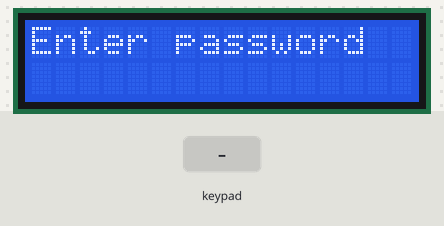
The sketch below on a simulated Arduino Uno, built with avr-gcc and run on an emulated ATmega328P. Shown: 16×2 character LCD. The test bench sets the inputs (shaded band). EEPROM starts erased.

Above: at 3.2 s.
3.3 s: keypad keys 6 7 8 9 # pressed 0.4 s apart
At 5.8 s:
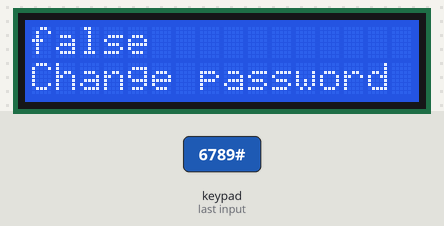
8.2 s: key 'A' pressed
At 9.3 s:
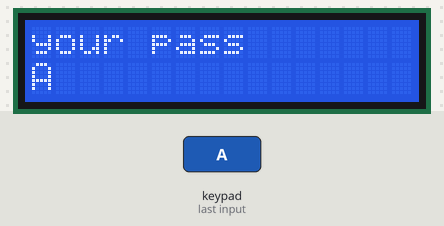
9.7 s: keypad keys 6 7 8 9 * pressed 0.4 s apart
At 12.6 s:
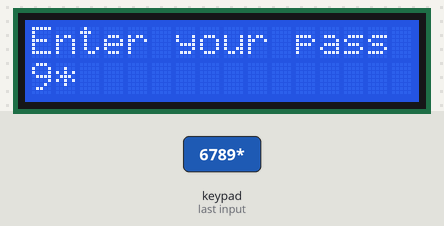
13.7 s: key 'B' pressed
At 14.8 s:
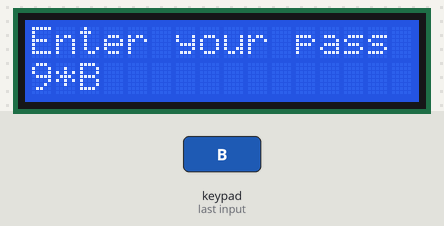
15.2 s: key 'C' pressed
At 15.3 s:
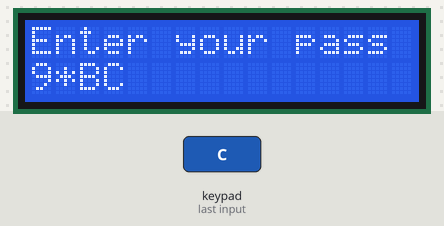
16.9 s: keypad keys 6 7 8 9 A pressed 0.4 s apart
At 20.7 s:
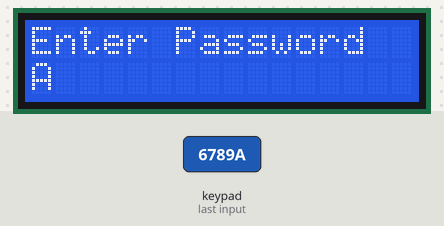
Timing chart, 0 to 22.2 s (numbered marks = the images above; inputs shaded):
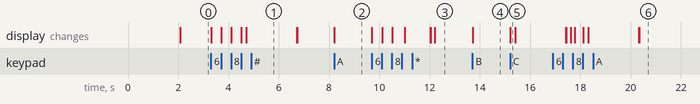

The sketch:

Digital_Locker.ino
```cpp
#include <LiquidCrystal.h>
#include <Keypad.h>
#include<EEPROM.h>
 // ramz feli 2323

const byte ROWS = 4; // Four rows
const byte COLS = 4; // Three columns

// Define the Keymap
char keys[ROWS][COLS] = {

  {'1','2','3','A'},

  {'4','5','6','B'},

  {'7','8','9','C'},

  {'*','0','#','D'}

};

byte rowPins[ROWS] = { 6, 7, 8, 9 };// Connect keypad ROW0, ROW1, ROW2 and ROW3 to these Arduino pins.
byte colPins[COLS] = { 10, 11, 12, 13 }; // Connect keypad COL0, COL1 and COL2 to these Arduino pins.

//Keypad kpd = Keypad( makeKeymap(keys), rowPins, colPins, ROWS, COLS ); //  Create the Keypad

const int rs = 0, en = 1, d4 = 2, d5 = 3, d6 = 4, d7 = 5; //Pins to which LCD is connected
LiquidCrystal lcd(rs, en, d4, d5, d6, d7);


char password[4];
char pass[4],pass1[4];
int i=0;
char customKey=0;
Keypad customKeypad = Keypad( makeKeymap(keys), rowPins, colPins, ROWS, COLS);
void setup() {
  lcd.begin(16, 2);
  lcd.setCursor(0,0);
  lcd.print("  digital lock ");
  delay(2000);
  lcd.clear();
  lcd.setCursor(0,0);
  lcd.print("Enter password");
  lcd.setCursor(0,1);

  for(int j=0;j<4;j++)
  EEPROM.write(j, j+49);// 1 2 3 4
  for(int j=0;j<4;j++)
  pass[j]=EEPROM.read(j);
}

void loop() {

  customKey = customKeypad.getKey();
  if(customKey=='#')
  change();
    if (customKey)
  {
     password[i++]=customKey;
     lcd.print(customKey);
  }
    if(i==4)
  {
    delay(200);
    for(int j=0;j<4;j++)
    pass[j]=EEPROM.read(j);
    if(!(strncmp(password, pass,4)))
        {
      lcd.clear();
      lcd.print("correct");
      delay(2500);
      lcd.setCursor(0,1);
      lcd.print("Change password");
      delay(2000);
      lcd.clear();
      lcd.print("Enter password");
      lcd.setCursor(0,1);
      i=0;
    }
      else
    {
      lcd.clear();
      lcd.print("false");
      lcd.setCursor(0,1);
      lcd.print("Change password");
      delay(2000);
      lcd.clear();
      lcd.print("Enter Password");
      lcd.setCursor(0,1);
      i=0;

    }
  }
}
void change()
{
  int j=0;
  lcd.clear();
  lcd.print("your pass");
  lcd.setCursor(0,1);
  while(j<4)
  {
    char key=customKeypad.getKey();
    if(key)
    {
      pass1[j++]=key;
      lcd.print(key);

    }
    key=0;
  }
   delay(500);

  if((strncmp(pass1, pass, 4)))
  {
    lcd.clear();
    lcd.print("false");
    lcd.setCursor(0,1);
    lcd.print("Enter again");
    delay(1000);
  }
  else
  {
    j=0;

  lcd.clear();
  lcd.print("Enter New Pass");
  lcd.setCursor(0,1);
  while(j<4)
  {
char key=customKeypad.getKey();
    if(key)
    {
      pass[j]=key;
      lcd.print(key);
      EEPROM.write(j,key);
      j++;

    }
  }
  lcd.print("  finish ");
  delay(1000);
  }
  lcd.clear();
  lcd.print("Enter your pass");
  lcd.setCursor(0,1);
  customKey=0;
}
```

Measured:
- after the input at 3.3 s, the display: first changes at once (image 1 shows a later state)
- after the input at 8.2 s, the display: changes at once (image 2)
- after the input at 9.7 s, the display: first changes at once (image 3 shows a later state)
- after the input at 13.7 s, the display: changes at once (image 4)
- after the input at 15.2 s, the display: changes at once (image 5)
- after the input at 16.9 s, the display: first differs from a run without the input after 0.54 s (image 6 shows a later state)
